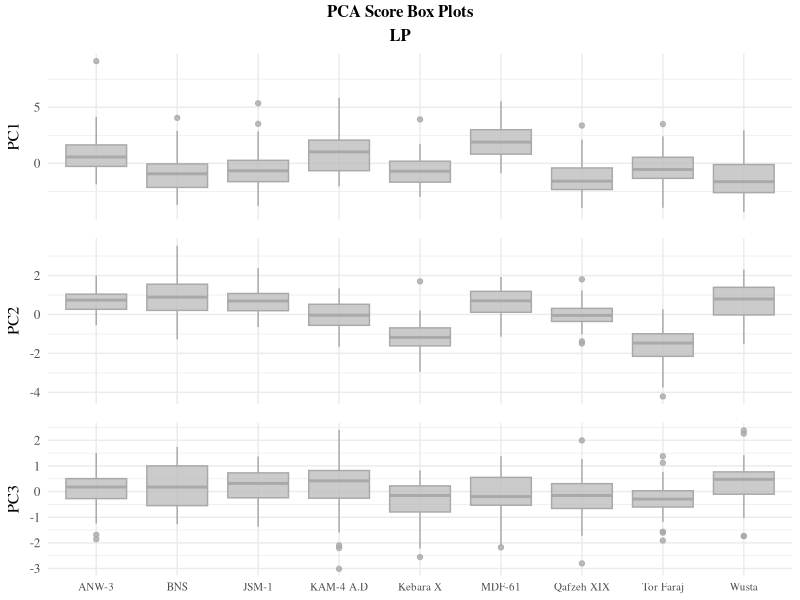
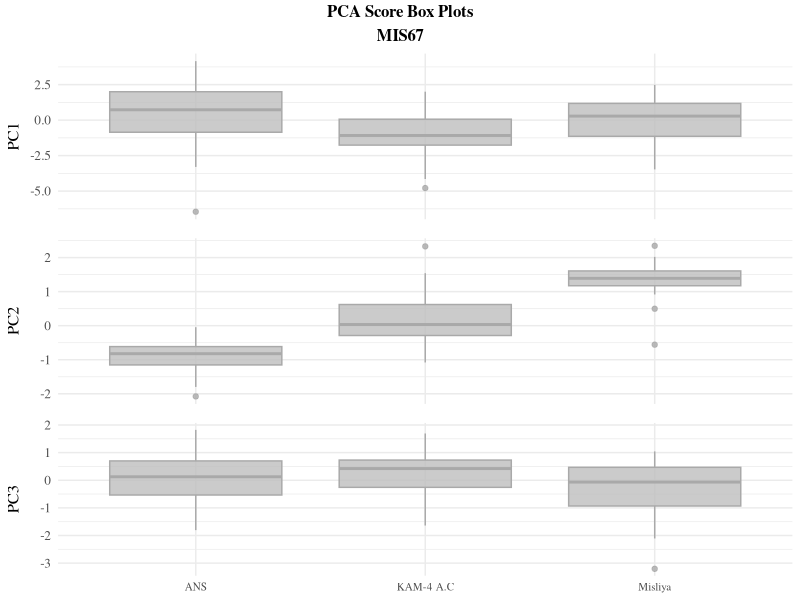

The R source for these figures, in order:
## ---- chunk 1
library(psych)
library(ggplot2)
library(ggpubr)
## ---- chunk 2
LP <- read.csv(file="./LP.csv")
MIS67 <- read.csv(file="./MIS67.csv")
## ---- chunk 3
head(LP)
## ---- chunk 4
head(MIS67)
## ---- chunk 5
KMO(MIS67[,c(3:10)])

KMO(LP[,c(3:10)])
## ---- chunk 6
cortest.bartlett(MIS67[,c(3:10)])

cortest.bartlett(LP[,c(3:10)])
## ---- chunk 7
pca_MIS67 <- prcomp(
                x = MIS67[,c(3:10)],
                retx = T,
                center = T,
                scale = T)

pca_LP <- prcomp(
            x = LP[,c(3:10)],
            retx = T,
            center = T,
            scale = T)

LP_scores <- cbind(
                LP[,c(1:2)],
                pca_LP$x)

MIS67_scores <- cbind(
                    MIS67[,c(1:2)],
                    pca_MIS67$x)
## ---- chunk 8
sample_name <- "LP"

p1 <- ggplot(
        data = get(paste(sample_name,"_scores",sep="")),
        mapping = aes(Assemblage,PC1,group = Assemblage)) +
      geom_boxplot(colour="darkgrey",fill="grey",alpha=0.8) +
      theme_minimal() +
      theme(text = element_text(family="Times", size=12),
            plot.title = element_text(face="bold",hjust=0.5,size=15),
            axis.text.x = element_blank(),
            axis.title.x = element_blank())

p2 <- ggplot(
        data = get(paste(sample_name,"_scores",sep="")),
        mapping = aes(Assemblage,PC2,group = Assemblage)) +
      geom_boxplot(colour="darkgrey",fill="grey",alpha=0.8) +
      theme_minimal() +
      theme(text = element_text(family="Times", size=12),
            plot.title = element_text(face="bold",hjust=0.5,size=15),
            axis.text.x = element_blank(),
            axis.title.x = element_blank())

p3 <- ggplot(
        data = get(paste(sample_name,"_scores",sep="")),
        mapping = aes(Assemblage,PC3,group = Assemblage)) +
      geom_boxplot(colour="darkgrey",fill="grey",alpha=0.8) +
      theme_minimal() +
      theme(text = element_text(family="Times", size=12),
            plot.title = element_text(face="bold",hjust=0.5,size=15),
            axis.text.x = element_text(size=8),
            axis.title.x = element_blank())

fig <- ggarrange(p1,p2,p3,
         ncol=1,
         nrow=3,
         align="v")

annotate_figure(fig,
               top = text_grob("PCA Score Box Plots\nLP",
                                 family="Times",
                                 face="bold"),
               fig.lab.pos = "top")
## ---- chunk 9
sample_name <- "MIS67"

p1 <- ggplot(
        data = get(paste(sample_name,"_scores",sep="")),
        mapping = aes(Assemblage,PC1,group = Assemblage)) +
      geom_boxplot(colour="darkgrey",fill="grey",alpha=0.8) +
      theme_minimal() +
      theme(text = element_text(family="Times", size=12),
            plot.title = element_text(face="bold",hjust=0.5,size=15),
            axis.text.x = element_blank(),
            axis.title.x = element_blank())

p2 <- ggplot(
        data = get(paste(sample_name,"_scores",sep="")),
        mapping = aes(Assemblage,PC2,group = Assemblage)) +
      geom_boxplot(colour="darkgrey",fill="grey",alpha=0.8) +
      theme_minimal() +
      theme(text = element_text(family="Times", size=12),
            plot.title = element_text(face="bold",hjust=0.5,size=15),
            axis.text.x = element_blank(),
            axis.title.x = element_blank())

p3 <- ggplot(
        data = get(paste(sample_name,"_scores",sep="")),
        mapping = aes(Assemblage,PC3,group = Assemblage)) +
      geom_boxplot(colour="darkgrey",fill="grey",alpha=0.8) +
      theme_minimal() +
      theme(text = element_text(family="Times", size=12),
            plot.title = element_text(face="bold",hjust=0.5,size=15),
            axis.text.x = element_text(size=8),
            axis.title.x = element_blank())

fig <- ggarrange(p1,p2,p3,
         ncol=1,
         nrow=3,
         align="v")

annotate_figure(fig,
               top = text_grob("PCA Score Box Plots\nMIS67",
                                 family="Times",
                                 face="bold"),
               fig.lab.pos = "top")
